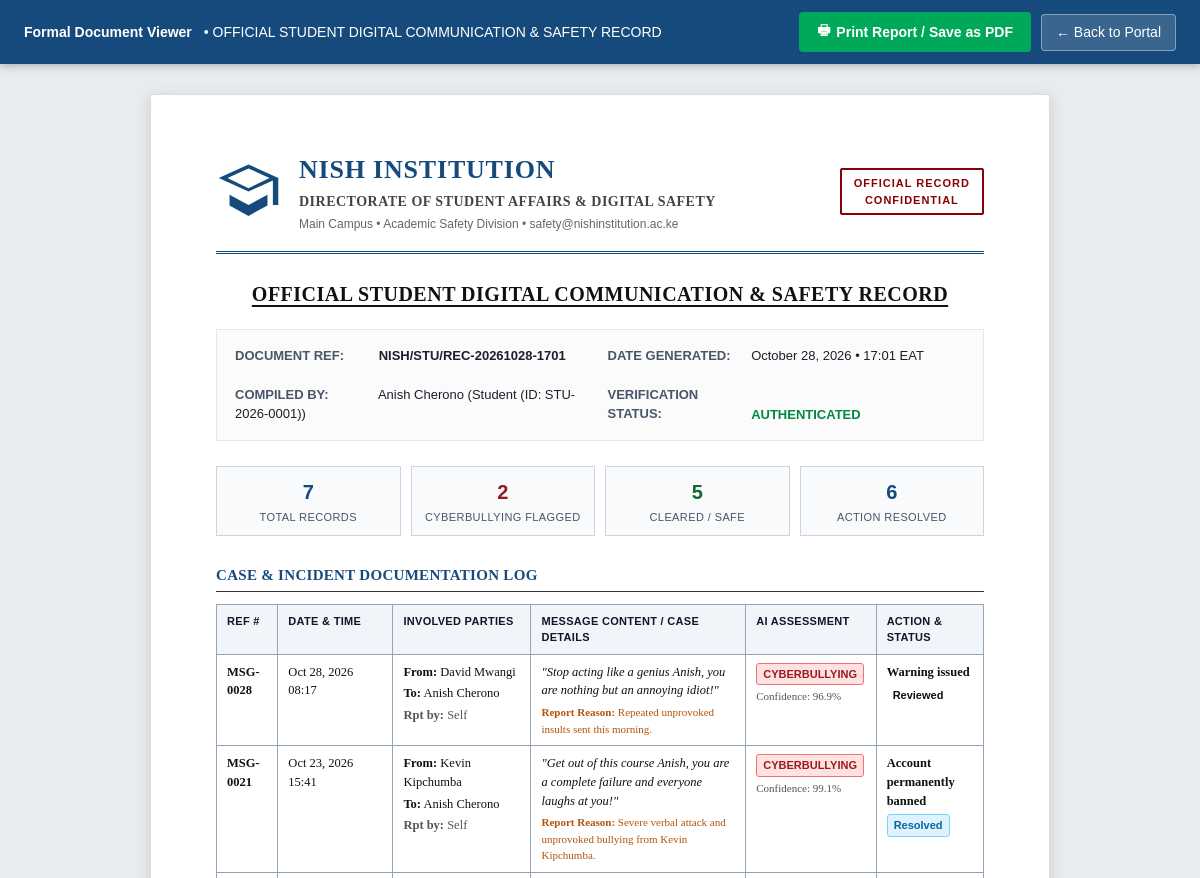
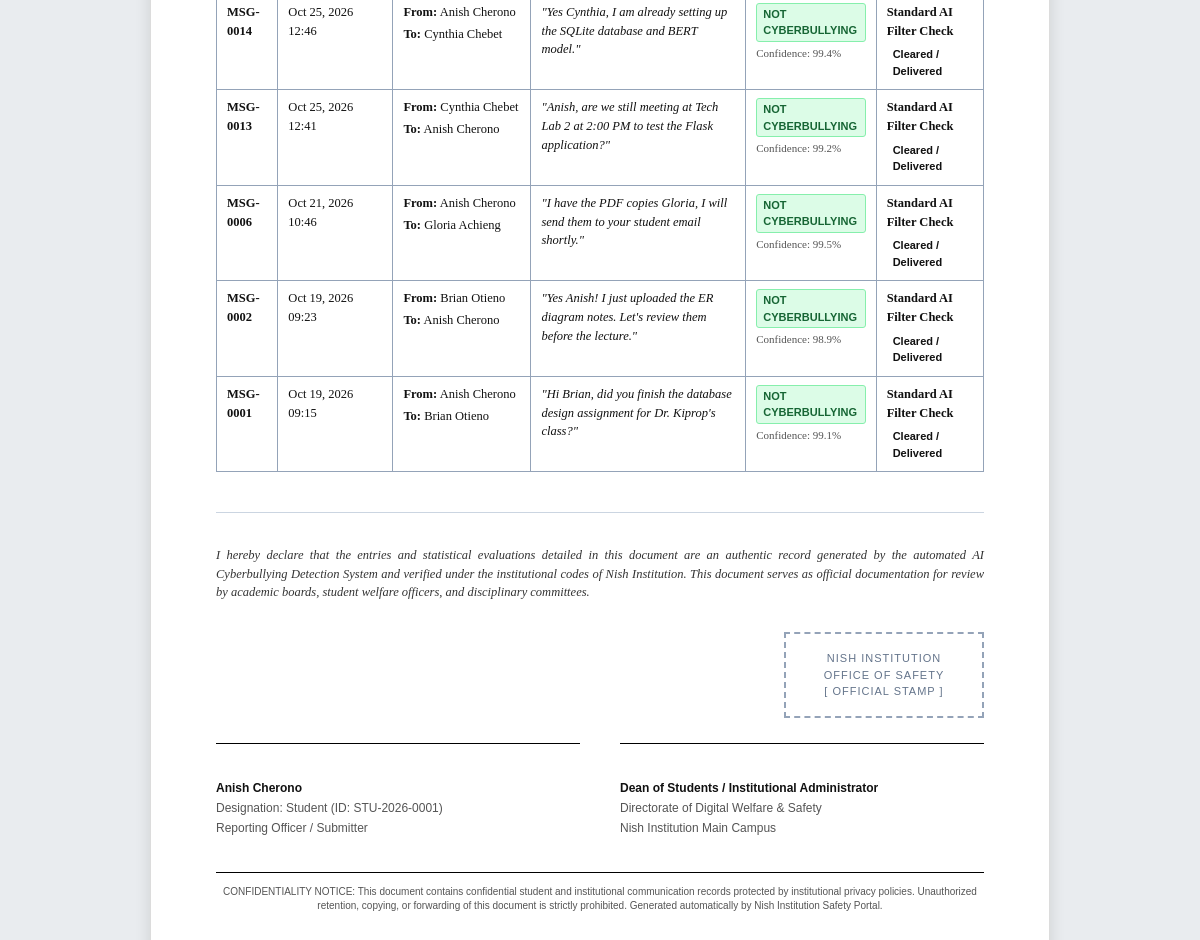
The app's page /student/report/print (signed in) with its own data (2 pictures, top to bottom).
### tables this page shows
CREATE TABLE Users (
                user_id INTEGER PRIMARY KEY AUTOINCREMENT,
                full_name VARCHAR(200) NOT NULL,
                institution_id VARCHAR(100) NULL,
                email VARCHAR(255) NOT NULL UNIQUE,
                username VARCHAR(255) NOT NULL UNIQUE,
                password VARCHAR(255) NOT NULL,
                role VARCHAR(50) NOT NULL,
                status VARCHAR(30) NOT NULL DEFAULT 'active',
                date_created TIMESTAMP DEFAULT CURRENT_TIMESTAMP
            );

CREATE TABLE Reports (
                report_id INTEGER PRIMARY KEY AUTOINCREMENT,
                message_id INT NULL,
                announcement_id INT NULL,
                reply_id INT NULL,
                reported_by INT NOT NULL,
                reason TEXT NOT NULL,
                action_taken VARCHAR(100) NOT NULL DEFAULT 'Pending',
                status VARCHAR(30) NOT NULL DEFAULT 'Pending',
                date_reported TIMESTAMP DEFAULT CURRENT_TIMESTAMP,
                FOREIGN KEY (message_id) REFERENCES Messages(message_id) ON DELETE SET NULL,
                FOREIGN KEY (announcement_id) REFERENCES Announcements(announcement_id) ON DELETE SET NULL,
                FOREIGN KEY (reported_by) REFERENCES Users(user_id) ON DELETE CASCADE
            );

CREATE TABLE Messages (
                message_id INTEGER PRIMARY KEY AUTOINCREMENT,
                sender_id INT NOT NULL,
                recipient_id INT NULL,
                message_text TEXT NOT NULL,
                detection_result VARCHAR(100) NOT NULL,
                confidence DECIMAL(6, 5) NOT NULL DEFAULT 0,
                status VARCHAR(30) NOT NULL DEFAULT 'checked',
                date_sent TIMESTAMP DEFAULT CURRENT_TIMESTAMP,
                FOREIGN KEY (sender_id) REFERENCES Users(user_id) ON DELETE CASCADE,
                FOREIGN KEY (recipient_id) REFERENCES Users(user_id) ON DELETE SET NULL
            );

### routes/student.py (the view)
@student_bp.route("/student/report/print")
def print_student_report():
    redirect_response = _student_required()
    if redirect_response:
        return redirect_response
    from datetime import datetime
    user_id = session.get("student_user_id")
    with database_cursor() as (_, cursor):
        cursor.execute(
            """
            SELECT full_name, institution_id, email
            FROM Users WHERE user_id = ?
            """,
            (user_id,),
        )
        user_info = cursor.fetchone() or ("Student", "N/A", "N/A")
        cursor.execute(
            """
            SELECT m.message_id, m.date_sent, sender.full_name, recipient.full_name,
                   m.message_text, m.detection_result, m.confidence, m.status,
                   r.reason, r.action_taken, r.status
            FROM Messages m
            JOIN Users sender ON m.sender_id = sender.user_id
            LEFT JOIN Users recipient ON m.recipient_id = recipient.user_id
            LEFT JOIN Reports r ON m.message_id = r.message_id
            WHERE m.sender_id = ? OR m.recipient_id = ?
            ORDER BY m.message_id DESC
            LIMIT 50
            """,
            (user_id, user_id),
        )
        rows = cursor.fetchall()
    records = []
    flagged_count = 0
    clean_count = 0
    resolved_count = 0
    for r in rows:
        det = str(r[5] or "")
        is_cb = det.startswith("Cyberbullying")
        if is_cb:
            flagged_count += 1
        else:
            clean_count += 1
        stat = str(r[10] or r[7] or "")
        if stat.lower() in ("resolved", "checked"):
            resolved_count += 1
        date_str = r[1].strftime("%b %d, %Y %H:%M") if hasattr(r[1], "strftime") else str(r[1] or "")
        status_labels = {
            "warning_issued": "Warning Issued",
            "blocked_admin_review": "Blocked (Pending Review)",
            "restricted": "Restricted",
            "banned": "Banned",
            "checked": "Cleared / Delivered",
            "Resolved": "Resolved",
            "Pending": "Pending",
        }
        raw_stat = r[10] or r[7] or "Recorded"
        records.append({
            "ref_id": f"MSG-{r[0]:04d}",
            "date_str": date_str,
            "sender": r[2] or "Me",
            "recipient": r[3] or "Public Forum",
            "reported_by": "Self" if r[8] else None,
            "content": r[4],
            "reason": r[8],
            "is_cyberbullying": is_cb,
            "confidence": float(r[6]) if r[6] is not None else None,
            "action_taken": r[9] or ("Flagged by AI Filter" if is_cb else "Standard AI Filter Check"),
            "status": status_labels.get(raw_stat, raw_stat.replace("_", " ").title()),
        })
    now = datetime.now()
    summary = {
        "total_items": len(records),
        "flagged_count": flagged_count,
        "clean_count": clean_count,
        "resolved_count": resolved_count,
    }
    inst_id = user_info[1] or "N/A"
    return render_template(
        "printable_report.html",
        report_title="OFFICIAL STUDENT DIGITAL COMMUNICATION & SAFETY RECORD",
        report_reference=f"NISH/STU/REC-{now.strftime('%Y%m%d-%H%M')}",
        generated_at=now.strftime("%B %d, %Y \u2022 %H:%M EAT"),
        user_name=user_info[0],
        user_role=f"Student (ID: {inst_id})",
        summary=summary,
        records=records,
        back_url=url_for("student.student_dashboard"),
    )

### extensions.py (called while the page is built)
def configure_app(app):
    app.secret_key = os.getenv("FLASK_SECRET_KEY", "nish-institution-secret-key")
    @app.context_processor
    def csrf_context():
        return {"csrf_token": lambda: ""}

def get_connection():
    conn = sqlite3.connect(
        DB_PATH,
        check_same_thread=False,
        detect_types=sqlite3.PARSE_DECLTYPES | sqlite3.PARSE_COLNAMES,
    )
    conn.execute("PRAGMA foreign_keys = ON")
    return conn

@contextmanager
def database_cursor(commit=False):
    connection = get_connection()
    cursor = connection.cursor()
    try:
        yield connection, cursor
        if commit:
            connection.commit()
    except Exception:
        connection.rollback()
        raise
    finally:
        close_database(connection, cursor)

def close_database(connection, cursor):
    if cursor is not None:
        cursor.close()
    if connection is not None:
        connection.close()

def is_account_blocked(status):
    return str(status or "").strip().lower() in {"banned", "temporarily_restricted"}

### routes/student.py (called while the page is built)
def _student_required():
    if not session.get("student_logged_in"):
        return _student_login_redirect()
    user_id = session.get("student_user_id")
    if user_id is not None:
        with database_cursor() as (_, cursor):
            cursor.execute(
                "SELECT status FROM Users WHERE user_id = ?",
                (user_id,),
            )
            account = cursor.fetchone()
        if account is None or is_account_blocked(account[0]):
            session.pop("student_logged_in", None)
            session.pop("student_user_id", None)
            session.pop("student_name", None)
            return _student_login_redirect()
    return None

### templates/printable_report.html (shortened to what this page needs)
<!DOCTYPE html>
<html lang="en">
<head>
</head>
<body>
    <div class="no-print-toolbar">
        <div class="toolbar-info">
            <strong>Formal Document Viewer</strong> &bull; {{ report_title }}
        </div>
        <div class="toolbar-actions">
            <button type="button" class="btn-print" onclick="window.print();">
                <span>&#128438;</span> Print Report / Save as PDF
            </button>
            <a href="{{ back_url or '/' }}" class="btn-back">&larr; Back to Portal</a>
        </div>
    </div>
    <div class="document-container">
        <header class="letterhead">
            <div class="letterhead-left">
                <svg class="crest-svg" viewBox="0 0 24 24">
                    <path d="M12 2L1 7l11 5 9-4.09V17h2V7L12 2zm0 8.82L4.24 7 12 3.47 19.76 7 12 10.82zM5 13.18v4L12 21l7-3.82v-4L12 17l-7-3.82z"/>
                </svg>
                <div>
                    <h1 class="inst-title">Nish Institution</h1>
                    <div class="inst-dept">Directorate of Student Affairs &amp; Digital Safety</div>
                    <div class="inst-contact">Main Campus &bull; Academic Safety Division &bull; safety@nishinstitution.ac.ke</div>
                </div>
            </div>
            <div class="classification-badge">
                OFFICIAL RECORD<br>CONFIDENTIAL
            </div>
        </header>
        <h2 class="document-heading">{{ report_title }}</h2>
        <div class="document-meta-grid">
            <div class="meta-item">
                <span class="meta-label">DOCUMENT REF:</span>
                <span class="meta-val"><strong>{{ report_reference }}</strong></span>
            </div>
            <div class="meta-item">
                <span class="meta-label">DATE GENERATED:</span>
                <span class="meta-val">{{ generated_at }}</span>
            </div>
            <div class="meta-item">
                <span class="meta-label">COMPILED BY:</span>
                <span class="meta-val">{{ user_name }} ({{ user_role }})</span>
            </div>
            <div class="meta-item">
                <span class="meta-label">VERIFICATION STATUS:</span>
                <span class="meta-val" style="color: #008744; font-weight: bold;">AUTHENTICATED</span>
            </div>
        </div>
        <div class="summary-box">
            <div class="summary-card">
                <div class="number">{{ summary.total_items }}</div>
                <div class="label">Total Records</div>
            </div>
            <div class="summary-card">
                <div class="number" style="color: #991b1b;">{{ summary.flagged_count }}</div>
                <div class="label">Cyberbullying Flagged</div>
            </div>
            <div class="summary-card">
                <div class="number" style="color: #166534;">{{ summary.clean_count }}</div>
                <div class="label">Cleared / Safe</div>
            </div>
            <div class="summary-card">
                <div class="number">{{ summary.resolved_count }}</div>
                <div class="label">Action Resolved</div>
            </div>
        </div>
        <div class="section-header">Case &amp; Incident Documentation Log</div>
        {% if records %}
            <table class="formal-table">
                <thead>
                    <tr>
                        <th style="width: 8%;">Ref #</th>
                        <th style="width: 15%;">Date &amp; Time</th>
                        <th style="width: 18%;">Involved Parties</th>
                        <th>Message Content / Case Details</th>
                        <th style="width: 17%;">AI Assessment</th>
                        <th style="width: 14%;">Action &amp; Status</th>
                    </tr>
                </thead>
                <tbody>
                    {% for item in records %}
                        <tr>
                            <td><strong>{{ item.ref_id }}</strong></td>
                            <td>{{ item.date_str }}</td>
                            <td>
                                <div><strong>From:</strong> {{ item.sender }}</div>
                                {% if item.recipient %}
                                    <div style="margin-top: 3px;"><strong>To:</strong> {{ item.recipient }}</div>
                                {% endif %}
                                {% if item.reported_by %}
                                    <div style="margin-top: 3px; color: #555;"><strong>Rpt by:</strong> {{ item.reported_by }}</div>
                                {% endif %}
                            </td>
                            <td>
                                <em>"{{ item.content }}"</em>
                                {% if item.reason %}
                                    <div style="margin-top: 4px; font-size: 11px; color: #b45309;">
                                        <strong>Report Reason:</strong> {{ item.reason }}
                                    </div>
                                {% endif %}
                            </td>
                            <td>
                                {% if item.is_cyberbullying %}
                                    <span class="badge badge-cyberbullying">CYBERBULLYING</span>
                                {% else %}
                                    <span class="badge badge-clean">NOT CYBERBULLYING</span>
                                {% endif %}
                                {% if item.confidence is not none %}
                                    <div style="font-size: 11px; margin-top: 3px; color: #555;">
                                        Confidence: {{ "%.1f"|format(item.confidence * 100) }}%
                                    </div>
                                {% endif %}
                            </td>
                            <td>
                                <div><strong>{{ item.action_taken or "Under Review" }}</strong></div>
                                <div style="margin-top: 4px;">
                                    {% if item.status == "Resolved" %}
                                        <span class="badge badge-resolved">Resolved</span>
                                    {% elif item.status == "Pending" %}
                                        <span class="badge badge-pending">Pending</span>
                                    {% else %}
                                        <span class="badge">{{ item.status or "Recorded" }}</span>
                                    {% endif %}
                                </div>
                            </td>
                        </tr>
                    {% endfor %}
                </tbody>
            </table>
        {% else %}
            <div style="padding: 25px; text-align: center; border: 1px dashed #cbd5e1; margin-bottom: 25px; color: #64748b; font-family: Arial, sans-serif;">
                No incident or communication records found for this reporting period.
            </div>
        {% endif %}
        <section class="signoff-section">
            <p class="attestation-statement">
                I hereby declare that the entries and statistical evaluations detailed in this document are
                an authentic record generated by the automated AI Cyberbullying Detection System and verified
                under the institutional codes of Nish Institution. This document serves as official documentation for
                review by academic boards, student welfare officers, and disciplinary committees.
            </p>
            <div class="stamp-container">
                <div class="official-stamp">
                    Nish Institution<br>
                    Office of Safety<br>
                    [ Official Stamp ]
                </div>
            </div>
            <div class="signatures-grid">
                <div class="signature-box">
                    <div class="signature-title">{{ user_name }}</div>
                    <div class="signature-sub">Designation: {{ user_role }}</div>
                    <div class="signature-sub">Reporting Officer / Submitter</div>
                </div>
                <div class="signature-box">
                    <div class="signature-title">Dean of Students / Institutional Administrator</div>
                    <div class="signature-sub">Directorate of Digital Welfare &amp; Safety</div>
                    <div class="signature-sub">Nish Institution Main Campus</div>
                </div>
            </div>
        </section>
        <footer class="document-footer">
            CONFIDENTIALITY NOTICE: This document contains confidential student and institutional communication records protected by institutional privacy policies.
            Unauthorized retention, copying, or forwarding of this document is strictly prohibited. Generated automatically by Nish Institution Safety Portal.
        </footer>
    </div>
</body>
</html>

### records on screen
Users: full_name "Anish Cherono"
Reports: ref_id "MSG-0028", date_str "Oct 28, 2026 08:17", sender "David Mwangi", recipient "Anish Cherono", reported_by "Self", content "Stop acting like a genius Anish, you are nothing but an annoying idiot!", reason "Repeated unprovoked insults sent this morning.", shows "CYBERBULLYING", action_taken "Warning issued", status "Reviewed"
Messages: item.confidence*100 "96.9"
Reports: ref_id "MSG-0021", date_str "Oct 23, 2026 15:41", sender "Kevin Kipchumba", recipient "Anish Cherono", reported_by "Self", content "Get out of this course Anish, you are a complete failure and everyone laughs at you!", reason "Severe verbal attack and unprovoked bullying from Kevin Kipchumba.", shows "CYBERBULLYING", action_taken "Account permanently banned", shows "Resolved"
Messages: item.confidence*100 "99.1"
Messages: ref_id "MSG-0014", date_str "Oct 25, 2026 12:46", sender "Anish Cherono", recipient "Cynthia Chebet", content "Yes Cynthia, I am already setting up the SQLite database and BERT model.", shows "NOT CYBERBULLYING", item.confidence*100 "99.4", action_taken "Standard AI Filter Check", status "Cleared / Delivered"
Messages: ref_id "MSG-0013", date_str "Oct 25, 2026 12:41", sender "Cynthia Chebet", recipient "Anish Cherono", content "Anish, are we still meeting at Tech Lab 2 at 2:00 PM to test the Flask application?", shows "NOT CYBERBULLYING", item.confidence*100 "99.2", action_taken "Standard AI Filter Check", status "Cleared / Delivered"
Messages: ref_id "MSG-0006", date_str "Oct 21, 2026 10:46", sender "Anish Cherono", recipient "Gloria Achieng", content "I have the PDF copies Gloria, I will send them to your student email shortly.", shows "NOT CYBERBULLYING", item.confidence*100 "99.5", action_taken "Standard AI Filter Check", status "Cleared / Delivered"
Messages: ref_id "MSG-0002", date_str "Oct 19, 2026 09:23", sender "Brian Otieno", recipient "Anish Cherono", content "Yes Anish! I just uploaded the ER diagram notes. Let's review them before the lecture.", shows "NOT CYBERBULLYING", item.confidence*100 "98.9", action_taken "Standard AI Filter Check", status "Cleared / Delivered"
Messages: ref_id "MSG-0001", date_str "Oct 19, 2026 09:15", sender "Anish Cherono", recipient "Brian Otieno", content "Hi Brian, did you finish the database design assignment for Dr. Kiprop's class?", shows "NOT CYBERBULLYING", item.confidence*100 "99.1", action_taken "Standard AI Filter Check", status "Cleared / Delivered"

### other values on screen
{{ report_title }} "OFFICIAL STUDENT DIGITAL COMMUNICATION & SAFETY RECORD"
{{ user_role }} "Student (ID: STU-2026-0001)"
{{ summary.total_items }} "7"
{{ summary.flagged_count }} "2"
{{ summary.clean_count }} "5"
{{ summary.resolved_count }} "6"
